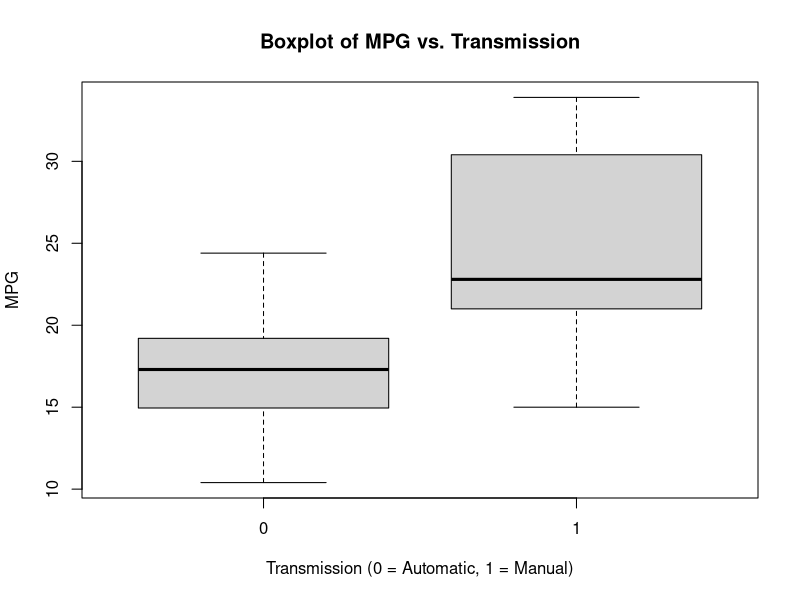
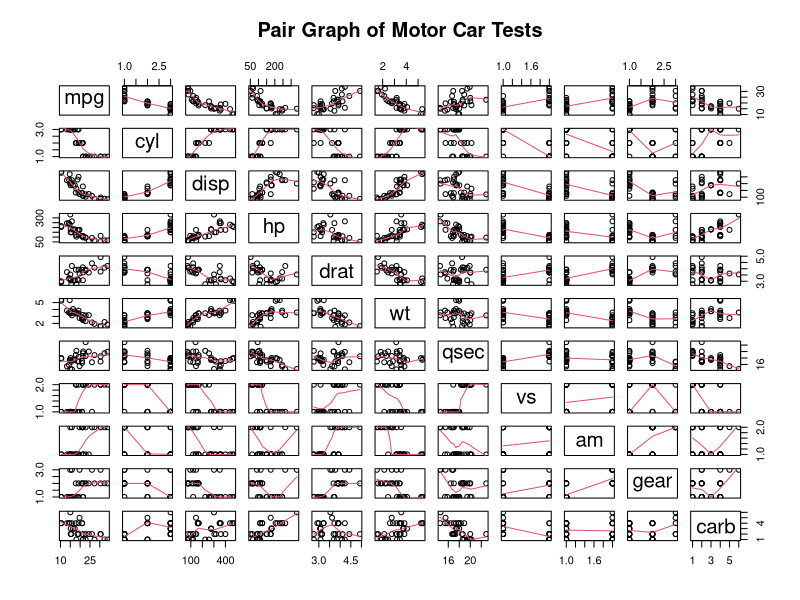
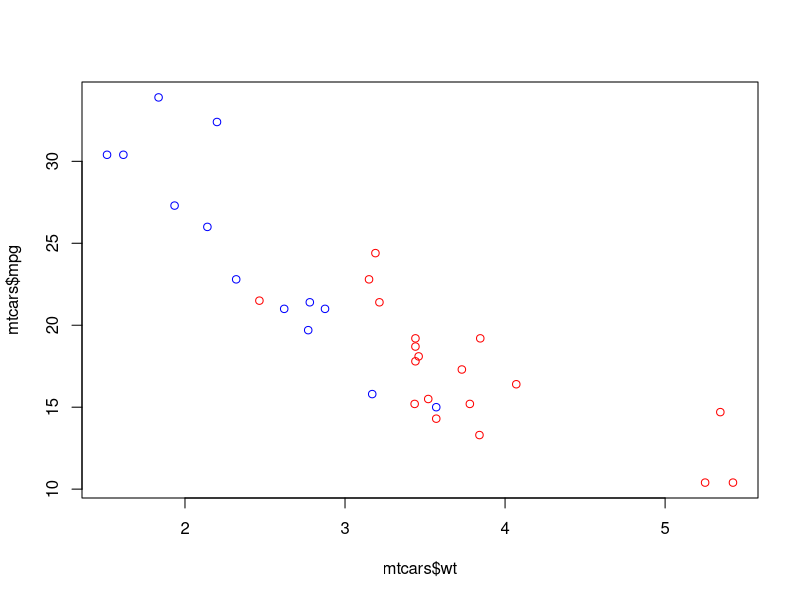
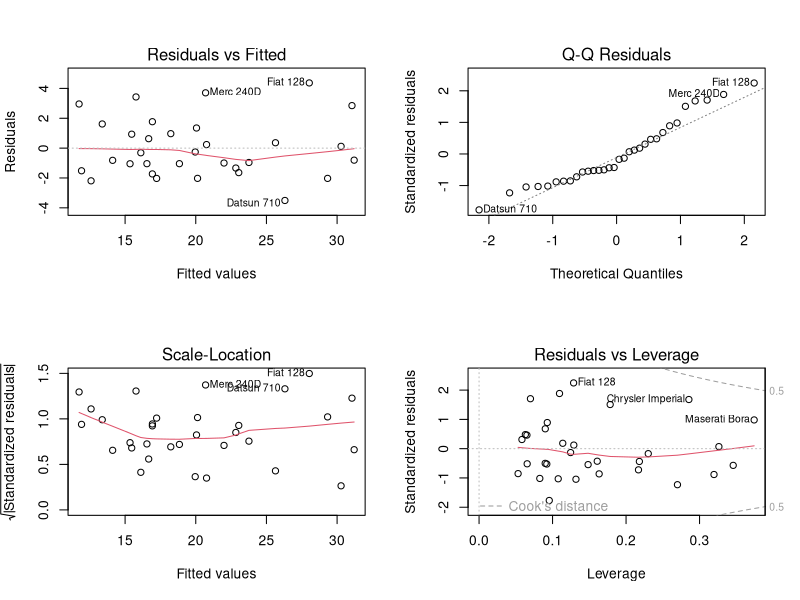

The R source for these figures, in order:
## ---- chunk 1
knitr::opts_chunk$set(echo = TRUE)
## ---- chunk 2

## ---- chunk 3
data(mtcars)
## ---- chunk 4
mtcars$cyl <- as.factor(mtcars$cyl)
mtcars$vs <- as.factor(mtcars$vs)
mtcars$am <- factor(mtcars$am)
mtcars$gear <- factor(mtcars$gear)
mtcars$carb <- factor(mtcars$carb)
## ---- chunk 5
boxplot(mtcars$mpg ~ mtcars$am, xlab="Transmission (0 = Automatic, 1 = Manual)", ylab="MPG",
        main="Boxplot of MPG vs. Transmission")
## ---- chunk 6
pairs(mtcars, panel=panel.smooth, main="Pair Graph of Motor Car Tests")
## ---- chunk 7
result <- t.test(mtcars$mpg ~ mtcars$am)
result$p.value
## ---- chunk 8
result$estimate
## ---- chunk 9
fullModel <- lm(mpg ~ ., data=mtcars)
summary(fullModel) 
lm(formula = mpg ~ ., data = mtcars)
## ---- chunk 10
stepModel <- step(fullModel, k=log(nrow(mtcars)))
summary(stepModel) 
## ---- chunk 11
z.cols<-cut(as.numeric(mtcars$am),2,c("red","blue"))
plot(mtcars$wt, mtcars$mpg, col=as.character(z.cols))
## ---- chunk 12
amIntWtModel<-lm(mpg ~ wt + qsec + am + wt:am, data=mtcars)
summary(amIntWtModel)
lm(formula = mpg ~ wt + qsec + am + wt:am, data = mtcars)
## ---- chunk 13
amModel<-lm(mpg ~ am, data=mtcars)
summary(amModel)
## ---- chunk 14
anova(amModel, stepModel, fullModel, amIntWtModel) 
## ---- chunk 15
summary(amIntWtModel)$coef
## ---- chunk 16
par(mfrow = c(2, 2))
plot(amIntWtModel)
## ---- chunk 17
sum((abs(dfbetas(amIntWtModel)))>1)
